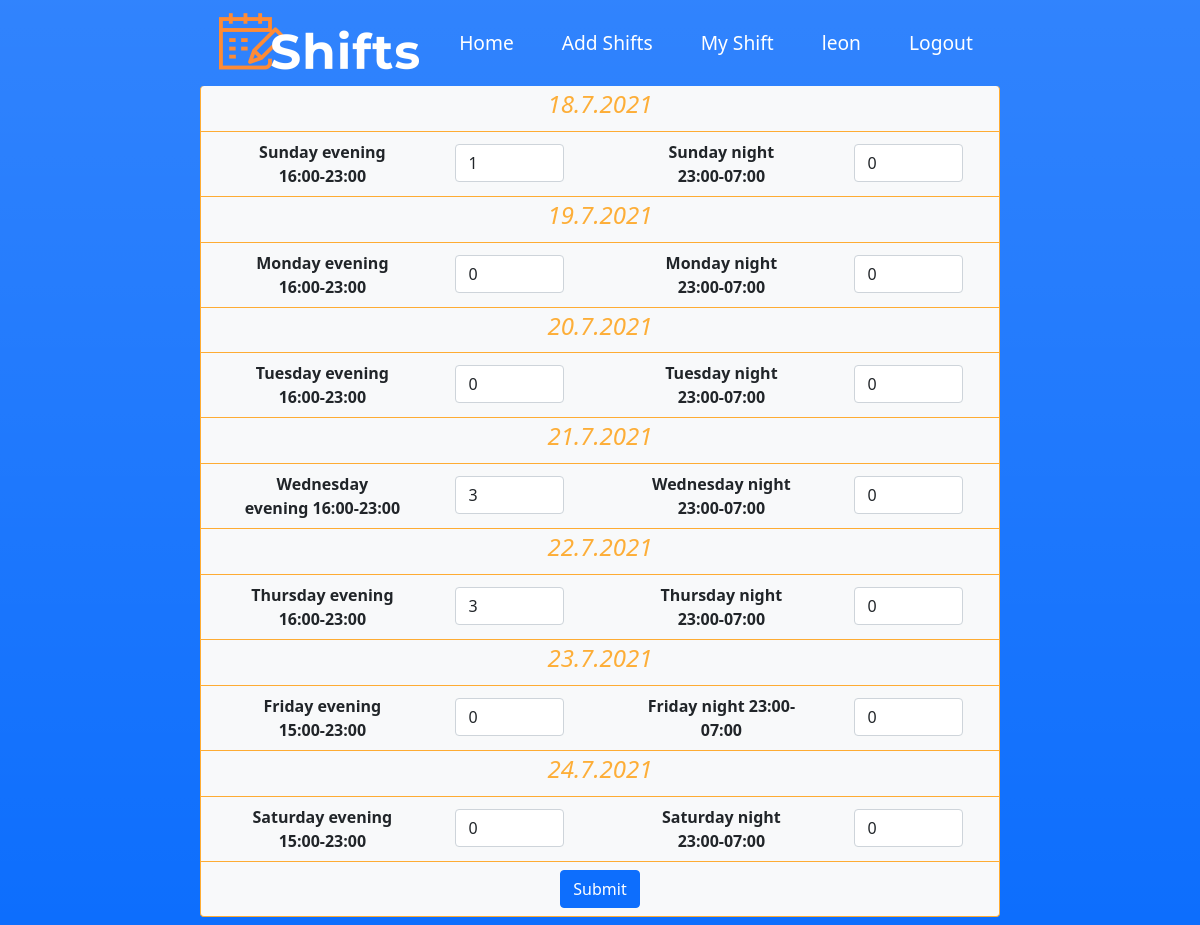
Page /addshifts/ (signed in) on the earlier database version.
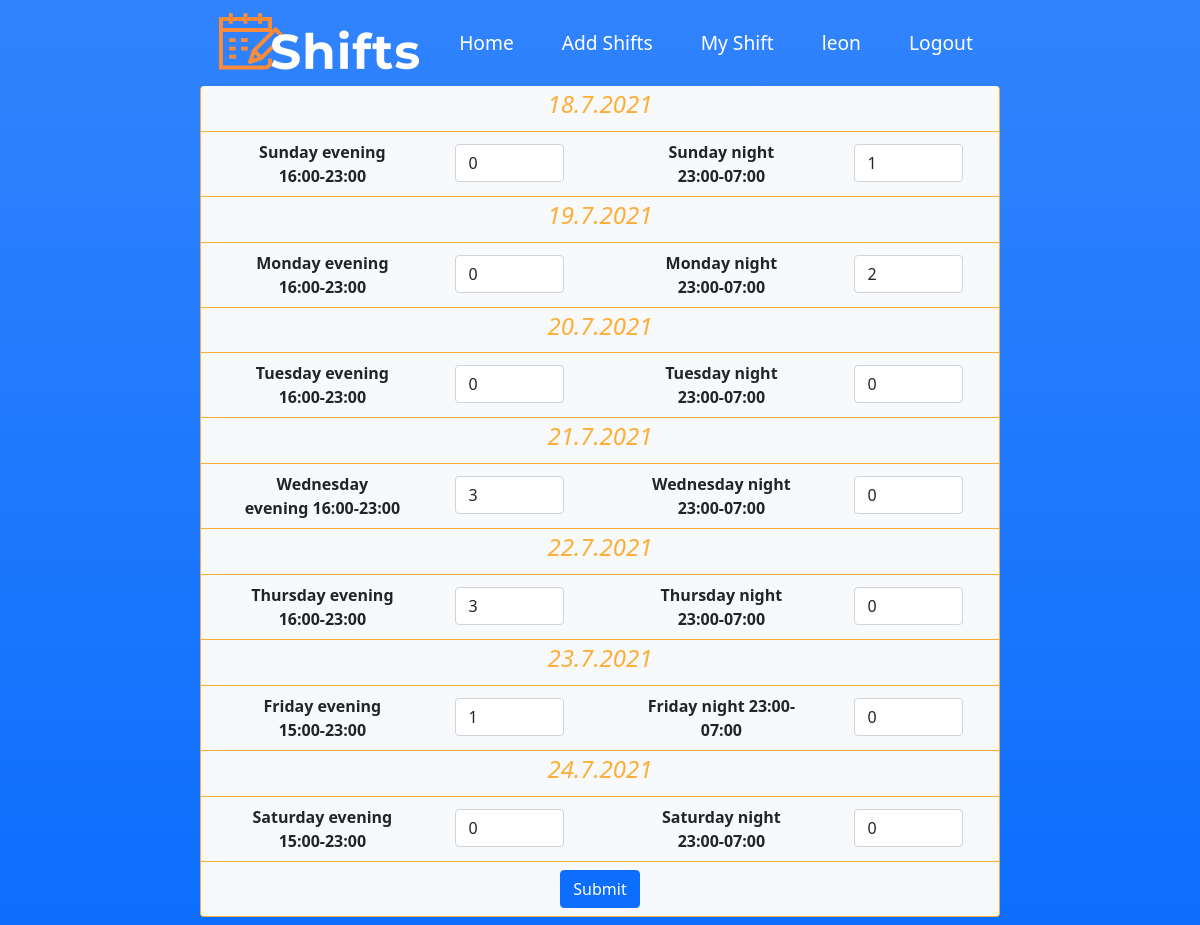
Same page on the later database version.
### Shifts/models.py (models this page shows, shortened)
class shiftSubmitTwo(models.Model):
    user_name = models.ForeignKey(
        settings.AUTH_USER_MODEL,
        related_name="shift_submitter",
        on_delete=models.DO_NOTHING,
    )
    for day in DAYS_OF_WEEK:
        if (day == 'friday' or day == 'saturday'):
            for shift_type,shift_hour in zip(TYPE_OF_SHIFTS,SHIFTS_HOURS_WEEKENDS  ) :
                exec(
                    f'{day}_{shift_type} = models.IntegerField(verbose_name =f"{day} {shift_type} {shift_hour}" ,default=0 ,validators=[MinValueValidator(MIN_VAL_SHIFT),MaxValueValidator(MAX_VAL_SHIFT)])'
                )
        else:
            for shift_type,shift_hour in zip(TYPE_OF_SHIFTS,SHIFTS_HOURS_REG ) :
                exec(
                    f'{day}_{shift_type} = models.IntegerField(verbose_name =f"{day} {shift_type} {shift_hour}" ,default=0 ,validators=[MinValueValidator(MIN_VAL_SHIFT),MaxValueValidator(MAX_VAL_SHIFT)])'
                )
    created_at = models.DateTimeField(auto_now_add=True)
    updated_at = models.DateTimeField(auto_now=True)

### Shifts/views.py (the view, shortened to what this page needs)
# urls.py: path("addshifts/", views.add_shifts, name="addshifts"),
@login_required()
def add_shifts(request):
    weekly_user_shift = get_weekly_user_shifts(request)
    if weekly_user_shift == None:
        form = shiftSubmitTwoForm()
    else:
        form = shiftSubmitTwoForm(instance=weekly_user_shift)
    return render(request, "Shifts/addshifts.html", {"form": form})

### Shifts/forms.py
class shiftSubmitTwoForm(ModelForm):
    class Meta:
        model = shiftSubmitTwo
        exclude = ["user_name"]
        widgets = {}
        for day in DAYS_OF_WEEK:
            for shift_type in TYPE_OF_SHIFTS:
                widgets[f"{day}_{shift_type}"] = forms.NumberInput(
                    attrs={
                        "class": "form-control",    #for bootstrap
                        'min' :MIN_VAL_SHIFT,           #validators
                        'max': MAX_VAL_SHIFT
                        }
                )

### Shifts/views.py (called while the page is built)
def get_weekly_user_shifts(request):
    week_start = timezone.now().replace(hour=0, minute=0, second=0, microsecond=0)
    week_start -= timedelta(days=(week_start.weekday() + 1) % 7)
    week_end = week_start + timedelta(days=7)
    return shiftSubmitTwo.objects.filter(
        user_name=request.user, created_at__gte=week_start, created_at__lt=week_end
    ).last()

### Shifts/templates/Shifts/addshifts.html (shortened to what this page needs)
{% extends "Shifts/layout.html" %}
{% block body %}
    <div class="container-sm bg-light justify-content-center  border border-top-0  rounded mx-auto mb-2  " style="max-width: 800px; border-color: #feac33 !important;">
            <form action="{% url 'Shifts:addshifts' %}" method ="post">
                <div class="row ">
                        {% for field in form %}
                        {% if "evening" in field.label %}
                            <div class="col-sm-12 p-1 mx-auto border-bottom  " style=" border-color: #feac33 !important;">
                                <p class="text-center h4 fst-italic " id="{{field.label}}"  style="color:#fdae38 ;"> Date</p>
                            </div>
                        {% endif %}
                        <div class="col-sm-6 d-flex py-2  border-bottom  " style=" border-color: #feac33 !important;">
                            <div class="col-sm-6 px-3 fw-bolder text-center text-dark   mx-auto " >
                                {{ field.label }}
                            </div>
                            <div class="col-sm-4 px-2 py-1 mx-auto ">
                                {{ field }}
                            </div>
                        </div>
                        {% endfor %}
                </div>
                <div class="d-flex justify-content-center" >
                       <input type="submit" class="btn btn-primary m-2"></input>
                </div>
            </form>
   </div>
{% endblock %}

Differences in the rows shown:
changed shiftSubmitTwo: sunday_evening "1" → "0"; sunday_night "0" → "1"; monday_night "0" → "2"; friday_evening "0" → "1"
